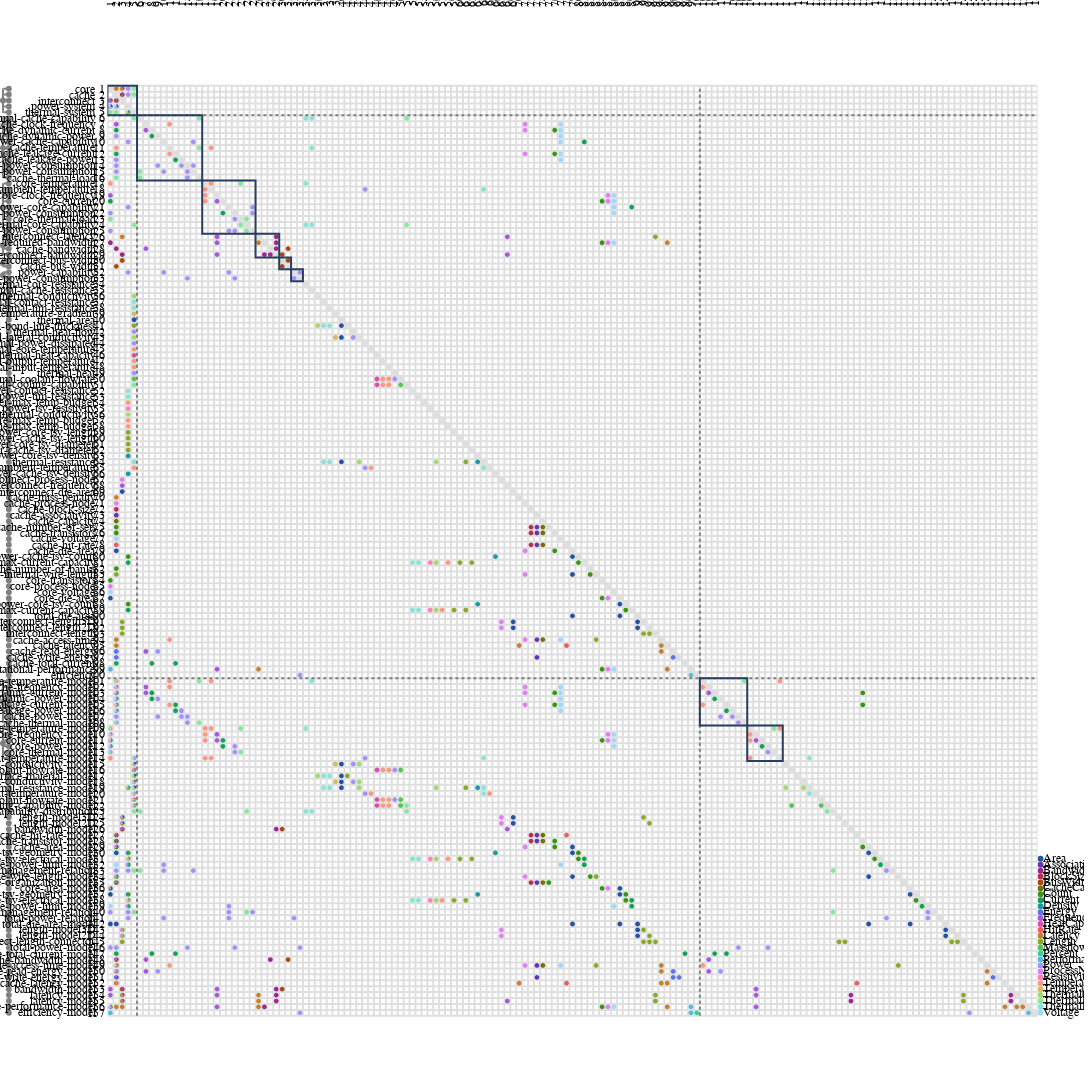

Notebook code cell kept with this figure:
### Code cell
from ragraph.analysis import sequence
import ragraph.plot

# Sequence functions.
_, _, sequenced_functions = sequence.utils.branchsort(algo=sequence.scc_tearing, graph=graph, algo_args=dict(inf=1, dep=1, mu=3), inplace=True, nodes=relations+variables)

# Reload figure based on sequence.
figure = ragraph.plot.mdm(
    leafs = components + sequenced_functions,
    edges = edges,
    style= ragraph.plot.Style(
        piemap=dict(
            display="labels",
            mode="relative",
            fields=graph.edge_labels
        ),
    )
)

figure.write_image("figures/mdm_clustered_sequenced.svg")
figure.show()
